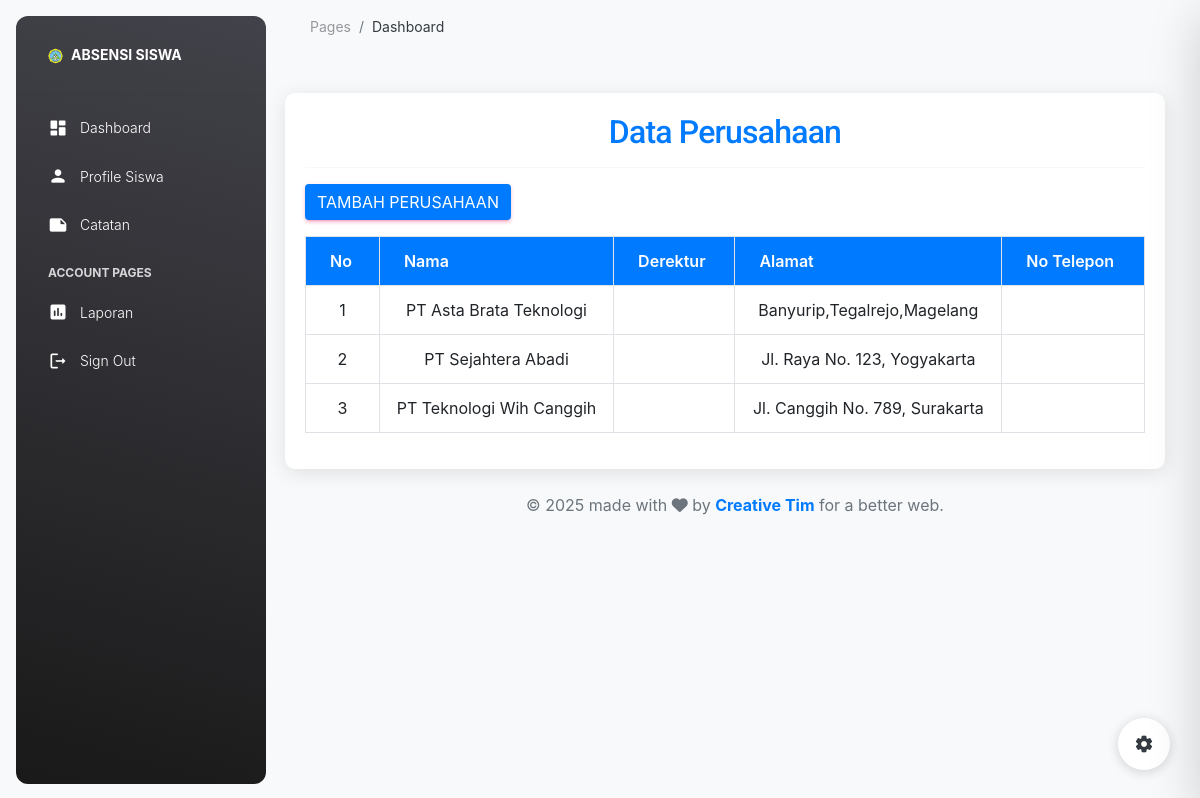
Page /index.php?page=perusahaan (signed in) on the committed database.
### tables this page shows
CREATE TABLE `perusahaan` (
  `id_perusahaan` int(11) NOT NULL,
  `nama_perusahaan` varchar(50) NOT NULL,
  `alamat_perusahaan` varchar(300) NOT NULL,
  `no_tel` varchar(20) NOT NULL
);

### pages/perusahaan/perusahaan.php (the view, shortened to what this page needs)
<?php
include('koneksi.php');
?>
<!DOCTYPE html>
<html lang="id">
<head>
    <link rel="stylesheet" href="https://stackpath.bootstrapcdn.com/bootstrap/4.5.2/css/bootstrap.min.css">
</head>
<body>
    <div class="main-container container-custom">
        <h2 class="text-center">Data Perusahaan</h2>
        <hr>
        <a href="index.php?page=tambahperusahaan" class="btn btn-primary">Tambah Perusahaan</a>
        <div class="table-responsive">
            <table class="table table-hover table-bordered">
                <thead class="table-light">
                    <tr>
                        <th>No</th>
                        <th>Nama</th>
                        <th>Derektur</th>
                        <th>Alamat</th>
                        <th>No Telepon</th>
                    </tr>
                </thead>
                <tbody>
                    <?php
                    $sql = mysqli_query($coneksi, "SELECT * FROM perusahaan ORDER BY id_perusahaan ASC") or die(mysqli_error($coneksi));
                    if (mysqli_num_rows($sql) > 0) {
                        $no = 1;
                        while ($data = mysqli_fetch_assoc($sql)) {
                            $editUrl = "index.php?page=editperusahaan&id_perusahaan=" . $data['id_perusahaan'];
                            echo '
                                <tr style="text-align:center; cursor:pointer;" onclick="window.location=\'' . $editUrl . '\'">
                                    <td>' . $no . '</td>
                                    <td>' . $data['nama_perusahaan'] . '</td>
                                    <td>' . $data['pimpinan'] . '</td>
                                    <td>' . $data['alamat_perusahaan'] . '</td>
                                    <td>' . $data['no_tlp'] . '</td>
                                </tr>';
                            $no++;
                        }
                    } else {
                        echo '
                        <tr>
                            <td colspan="6" class="text-center">Tidak ada data.</td>
                        </tr>';
                    }
                    ?>
                </tbody>
            </table>
        </div>
</body>
</html>

### pages/perusahaan/perusahaan.php (style rules this page uses)
body { padding-left: 270px; transition: padding-left 0.3s; background-color: #f8f9fa; }
.main-container { margin-top: 20px; margin-right: 20px; margin-left: 0; width: auto; max-width: none; }
.container-custom { background-color: #ffffff; border-radius: 10px; padding: 20px; box-shadow: 0 4px 20px rgba(0, 0, 0, 0.1); }
h2 { color: #007bff; }
.table thead th { background-color: #007bff; color: white; }
.table-responsive { border: none !important; overflow-x: auto; -webkit-overflow-scrolling: touch; }
.table td, .table th { border: 1px solid #dee2e6 !important; vertical-align: middle; }

### rows in the picture
perusahaan: nama_perusahaan "PT Asta Brata Teknologi", alamat_perusahaan "Banyurip,Tegalrejo,Magelang"
perusahaan: nama_perusahaan "PT Sejahtera Abadi", alamat_perusahaan "Jl. Raya No. 123, Yogyakarta"
perusahaan: nama_perusahaan "PT Teknologi Wih Canggih", alamat_perusahaan "Jl. Canggih No. 789, Surakarta"
